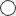
<?xml version="1.0" encoding="UTF-8"?>
<ui version="4.0">
 <class>Port</class>
 <widget class="QWidget" name="Port">
  <property name="geometry">
   <rect>
    <x>0</x>
    <y>0</y>
    <width>16</width>
    <height>16</height>
   </rect>
  </property>
  <property name="windowTitle">
   <string>Form</string>
  </property>
  <widget class="QPushButton" name="inputButton">
   <property name="geometry">
    <rect>
     <x>0</x>
     <y>0</y>
     <width>16</width>
     <height>16</height>
    </rect>
   </property>
   <property name="minimumSize">
    <size>
     <width>0</width>
     <height>0</height>
    </size>
   </property>
   <property name="maximumSize">
    <size>
     <width>16777215</width>
     <height>16777215</height>
    </size>
   </property>
   <property name="styleSheet">
    <string notr="true">QPushButton {
							 border: 1px solid #333333;
							 padding: 4px;
							 border-radius:8px;

							 background-color: rgb(255, 255, 255);
						 }

						 QPushButton:hover {
							 background-color: rgb(52, 167, 255);
							 border-color: #444444;
						 }

						 QPushButton:pressed {
							 background-color: rgb(46, 39, 239);
							 border-color: #333333;
							 color: yellow;
						 }

						 QPushButton:disabled {
							 color: #333333;
						 }</string>
   </property>
   <property name="text">
    <string/>
   </property>
  </widget>
 </widget>
 <resources/>
 <connections/>
</ui>
